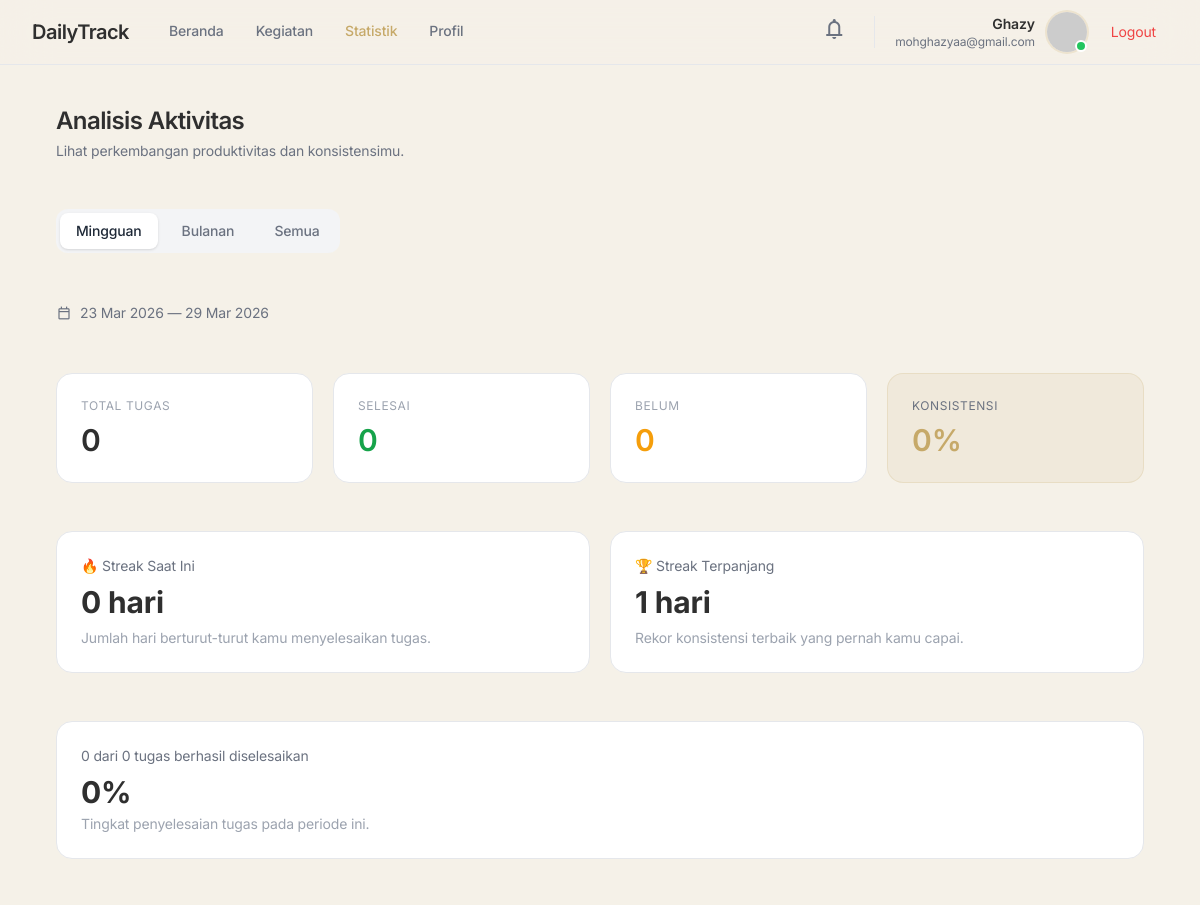
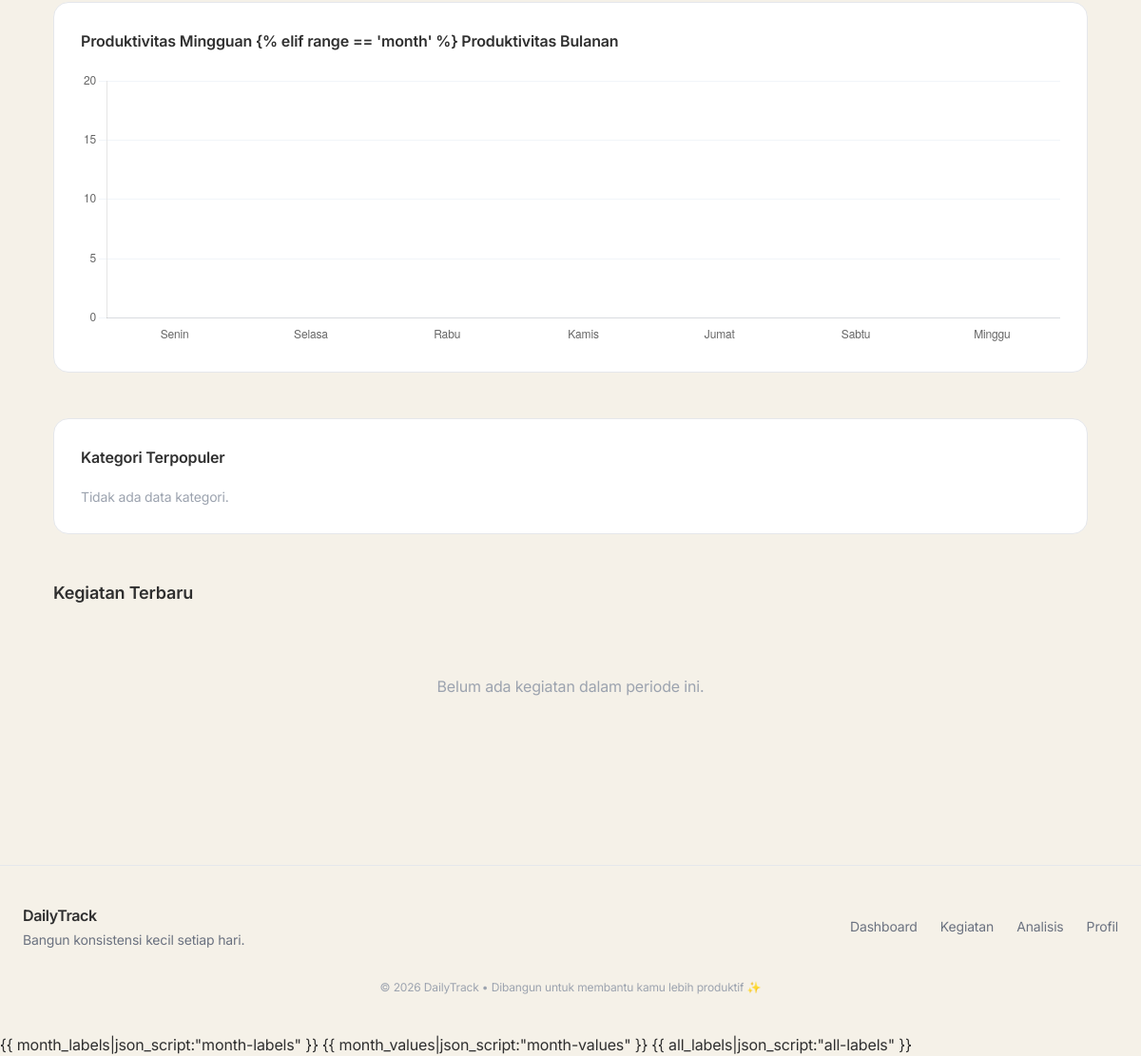
The page /analytics/ (signed in) on the database as committed earlier (2 pictures, top to bottom).
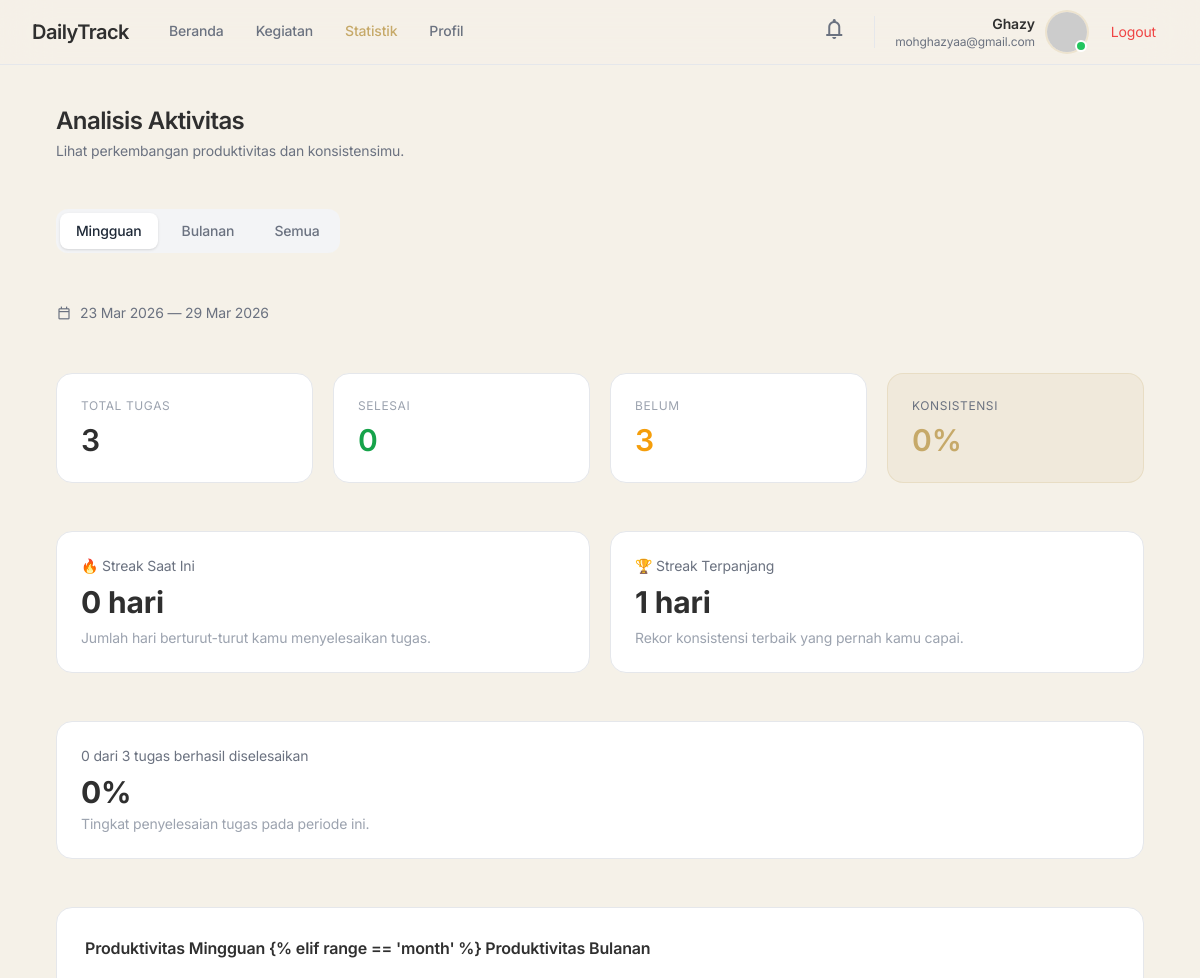
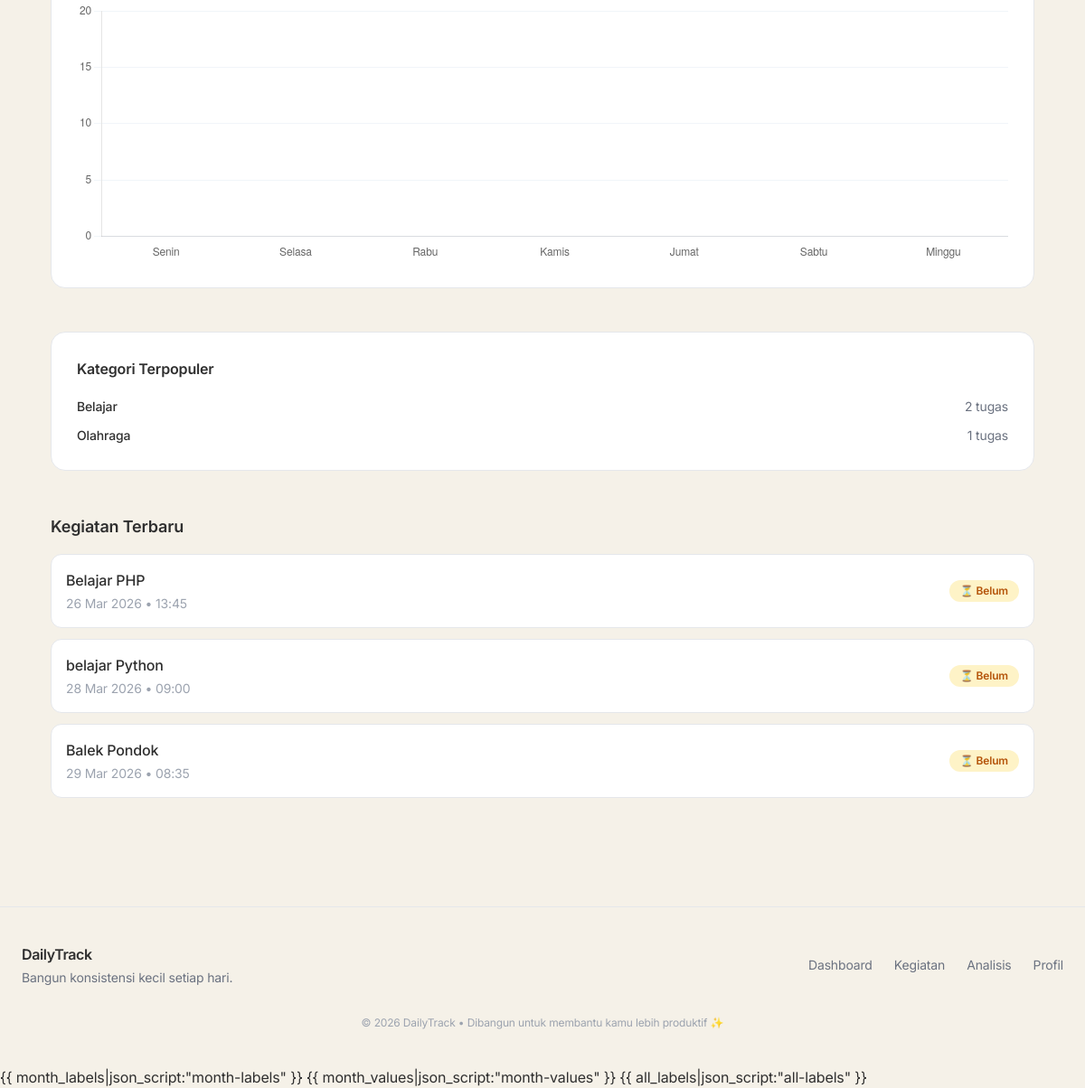
The same page on the database as committed later (2 pictures, top to bottom).
### tracker/models.py (models this page shows, shortened)
class Kegiatan(models.Model):
    pengguna = models.ForeignKey(
        User,
        on_delete=models.CASCADE,
        db_index=True
    )
    judul = models.CharField(max_length=200)
    tanggal = models.DateField(db_index=True)
    waktu = models.TimeField(db_index=True)
    kategori = models.ForeignKey(
        'Kategori',
        on_delete=models.SET_NULL,
        null=True,
        blank=True
    )
    selesai = models.BooleanField(default=False, db_index=True)
    dibuat = models.DateTimeField(auto_now_add=True)
    class Meta:
        verbose_name_plural = "Kegiatan"
        indexes = [
            models.Index(fields=['pengguna', 'tanggal']),
            models.Index(fields=['pengguna', 'selesai']),
            models.Index(fields=['tanggal', 'waktu']),
        ]

class Kategori(models.Model):
 user = models.ForeignKey(User, on_delete=models.CASCADE)
 nama = models.CharField(max_length=100)
 class Meta:
  verbose_name_plural = "Kategori"

### tracker/views/analytics.py (the view)
# urls.py: path('analytics/', views.analytics, name='analytics'),
@login_required(login_url='login')
def analytics(request):
    range_type = request.GET.get("range", "week")
    data = build_analytics_data(
        request.user,
        range_type
    )
    return render(
        request,
        "kegiatan/analytics.html",
        data
    )

### tracker/services/analytics_service.py (called while the page is built, shortened)
def get_period_range(user, range_type):
    today = date.today()
    semua = Kegiatan.objects.filter(pengguna=user)
    if range_type == "week":
        start = today - timedelta(days=today.weekday())
        end = start + timedelta(days=6)
    elif range_type == "month":
        start = today.replace(day=1)
        last_day = monthrange(today.year, today.month)[1]
        end = today.replace(day=last_day)
    return start, end

def hitung_streak(user):
    today = date.today()
    tanggal_selesai = (
        Kegiatan.objects.filter(
           pengguna = user,
           selesai = True,
           tanggal__lte = date.today()
        )
        .values_list("tanggal", flat=True)
        .distinct()
        .order_by("-tanggal")
    )
    streak = 0
    current_day = today
    for tgl in tanggal_selesai:
        if tgl == current_day:
            streak += 1
            current_day = current_day - timedelta(days=1)
        elif tgl < current_day:
            break
    return streak

### tracker/services/utils.py (called while the page is built)
def hitung_konsistensi(total, selesai):
 if total == 0:
  return 0
 return int((selesai / total) * 100)

### tracker/templates/kegiatan/analytics.html (shortened to what the changed rows need)
{% extends 'base.html' %} {% block isi %}
<div class="max-w-6xl mx-auto space-y-12">
  <div class="flex flex-col md:flex-row md:items-end md:justify-between gap-6">
    <div>
      <h1 class="text-2xl font-semibold tracking-tight">Analisis Aktivitas</h1>
    </div>
  </div>
  <div class="flex gap-2 bg-gray-100 p-1 rounded-xl w-fit">
    <a
      href="?range=week"
      class="px-4 py-2 rounded-lg text-sm font-medium transition {% if range == 'week' %} bg-white shadow text-gray-800 {% else %} text-gray-500 hover:text-gray-700 {% endif %}"
    >
    </a>
    <a
      href="?range=month"
      class="px-4 py-2 rounded-lg text-sm font-medium transition {% if range == 'month' %} bg-white shadow text-gray-800 {% else %} text-gray-500 hover:text-gray-700 {% endif %}"
    >
    </a>
    <a
      href="?range=all"
      class="px-4 py-2 rounded-lg text-sm font-medium transition {% if range == 'all' %} bg-white shadow text-gray-800 {% else %} text-gray-500 hover:text-gray-700 {% endif %}"
    >
    </a>
  </div>
  <p class="text-sm text-gray-500 flex items-center gap-2">
    <span class="material-symbols-outlined text-base">calendar_today</span>
    {{ start_period|date:"d M Y" }} — {{ end_period|date:"d M Y" }}
  </p>
  <div class="grid md:grid-cols-4 gap-5">
    <div class="bg-white border border-[#E5E7EB] rounded-2xl p-6">
      <p class="text-xs uppercase tracking-wider text-gray-400 mb-2">
        Total Tugas
      </p>
      <p class="text-3xl font-semibold">{{ total }}</p>
    </div>
    <div class="bg-white border border-[#E5E7EB] rounded-2xl p-6">
    </div>
    <div class="bg-white border border-[#E5E7EB] rounded-2xl p-6">
      <p class="text-xs uppercase tracking-wider text-gray-400 mb-2">Belum</p>
      <p class="text-3xl font-semibold text-amber-500">{{ belum }}</p>
    </div>
    <div class="bg-[#C6A969]/10 border border-[#C6A969]/20 rounded-2xl p-6">
    </div>
  </div>
  <div class="grid md:grid-cols-2 gap-5">
    <div class="bg-white border border-[#E5E7EB] rounded-2xl p-6">
      <h2 class="text-3xl font-bold mt-2">{{ streak }} hari</h2>
    </div>
    <div class="bg-white border border-[#E5E7EB] rounded-2xl p-6">
      <h2 class="text-3xl font-bold mt-2">{{ longest_streak }} hari</h2>
    </div>
  </div>
  <div class="bg-white border border-[#E5E7EB] rounded-2xl p-6">
    <p class="text-sm text-gray-500">
      {{ selesai }} dari {{ total }} tugas berhasil diselesaikan
    </p>
    <h2 class="text-3xl font-bold mt-2">{{ completion_rate }}%</h2>
    <p class="text-sm text-gray-400 mt-1">
      Tingkat penyelesaian tugas pada periode ini.
    </p>
  </div>
  <div class="bg-white border border-[#E5E7EB] rounded-2xl p-7">
    <h3 class="font-semibold mb-5">
    </h3>
    <div class="relative w-full h-72">
    </div>
  </div>
  <div class="bg-white border border-[#E5E7EB] rounded-2xl p-7">
    <h3 class="font-semibold mb-5">Kategori Terpopuler</h3>
    <div class="space-y-3">
      {% for cat in kategori_stats %}
      <div class="flex items-center justify-between text-sm">
        <span class="font-medium"> {{ cat.kategori__nama }} </span>
        <span class="text-gray-500"> {{ cat.total }} tugas </span>
      </div>
      {% empty %}
      <p class="text-gray-400 text-sm">Tidak ada data kategori.</p>
      {% endfor %}
    </div>
  </div>
  <div>
    <h3 class="text-lg font-semibold mb-4">Kegiatan Terbaru</h3>
    <div class="space-y-3">
      {% for k in kegiatan %}
      <div
        class="bg-white border border-[#E5E7EB] rounded-xl p-4 flex items-center justify-between"
      >
        <div>
          <p class="font-medium">{{ k.judul }}</p>
          <p class="text-sm text-gray-400 mt-1">
            {{ k.tanggal|date:"d M Y" }} • {{ k.waktu|time:"H:i" }}
          </p>
        </div>
        {% if k.selesai %}
        <span
          class="text-xs font-semibold px-3 py-1 rounded-full bg-green-100 text-green-700"
        >
          ✔ Selesai
        </span>
        {% else %}
        <span
          class="text-xs font-semibold px-3 py-1 rounded-full bg-amber-100 text-amber-700"
        >
          ⏳ Belum
        </span>
        {% endif %}
      </div>
      {% empty %}
      <div class="text-center py-14 text-gray-400">
        Belum ada kegiatan dalam periode ini.
      </div>
      {% endfor %}
    </div>
  </div>
</div>
{% endblock %} {% block extra_js %} {{ week_labels|json_script:"week-labels" }}
{% if range == 'week' or range == 'month' or range == 'all' %}
<script>
  (function () {
    const range = "{{ range }}";
    const chartEl = document.getElementById("analyticsChart");
    if (!chartEl) return;
    function getJSON(id) {
      const el = document.getElementById(id);
      if (!el) return [];
      try {
        return JSON.parse(el.textContent);
      } catch {
        return [];
      }
    }
    let labels = [];
    let data = [];
    if (range === "week") {
      labels = getJSON("week-labels");
      data = getJSON("week-values");
    } else if (range === "month") {
      labels = getJSON("month-labels");
      data = getJSON("month-values");
    } else if (range === "all") {
      labels = getJSON("all-labels");
      data = getJSON("all-values");
    }
    if (!labels.length) return;
    const chartMax = Number("{{ chart_max|default:20 }}");
    const chartStep = Number("{{ chart_step|default:5 }}");
    new Chart(chartEl, {
      type: "bar",
      data: {
        labels: labels,
        datasets: [
          {
            data: data,
            borderRadius: 8,
            borderSkipped: false,
            backgroundColor: "#2513ec",
          },
        ],
      },
      options: {
        maintainAspectRatio: false,
        plugins: {
          legend: { display: false },
        },
        scales: {
          y: {
            beginAtZero: true,
            max: chartMax,
            ticks: {
              stepSize: chartStep,
            },
            grid: { color: "#f1f5f9" },
          },
          x: {
            grid: { display: false },
          },
        },
      },
    });
  })();
</script>
{% endif %} {% endblock %}

Rows that differ between the two databases and show on the page:
added Kegiatan: tanggal "29 Mar 2026", judul "Balek Pondok", waktu "08:35", selesai "⏳ Belum"
now on this page (row unchanged): Kategori: kategori__nama "Belajar", total "2"
now on this page (row unchanged): Kategori: kategori__nama "Olahraga", total "1"
added Kegiatan: judul "Belajar PHP", tanggal "26 Mar 2026", waktu "13:45", selesai "⏳ Belum"
added Kegiatan: judul "belajar Python", tanggal "28 Mar 2026", waktu "09:00", selesai "⏳ Belum"
Other text that changed with them:
{{ total }}: "0" → "3"
{{ belum }}: "0" → "3"
{{ end_period|date:"d M Y" }}: "29 Mar 2026" → (not shown)
text no longer shown: "Tidak ada data kategori. Belum ada kegiatan dalam periode ini."
